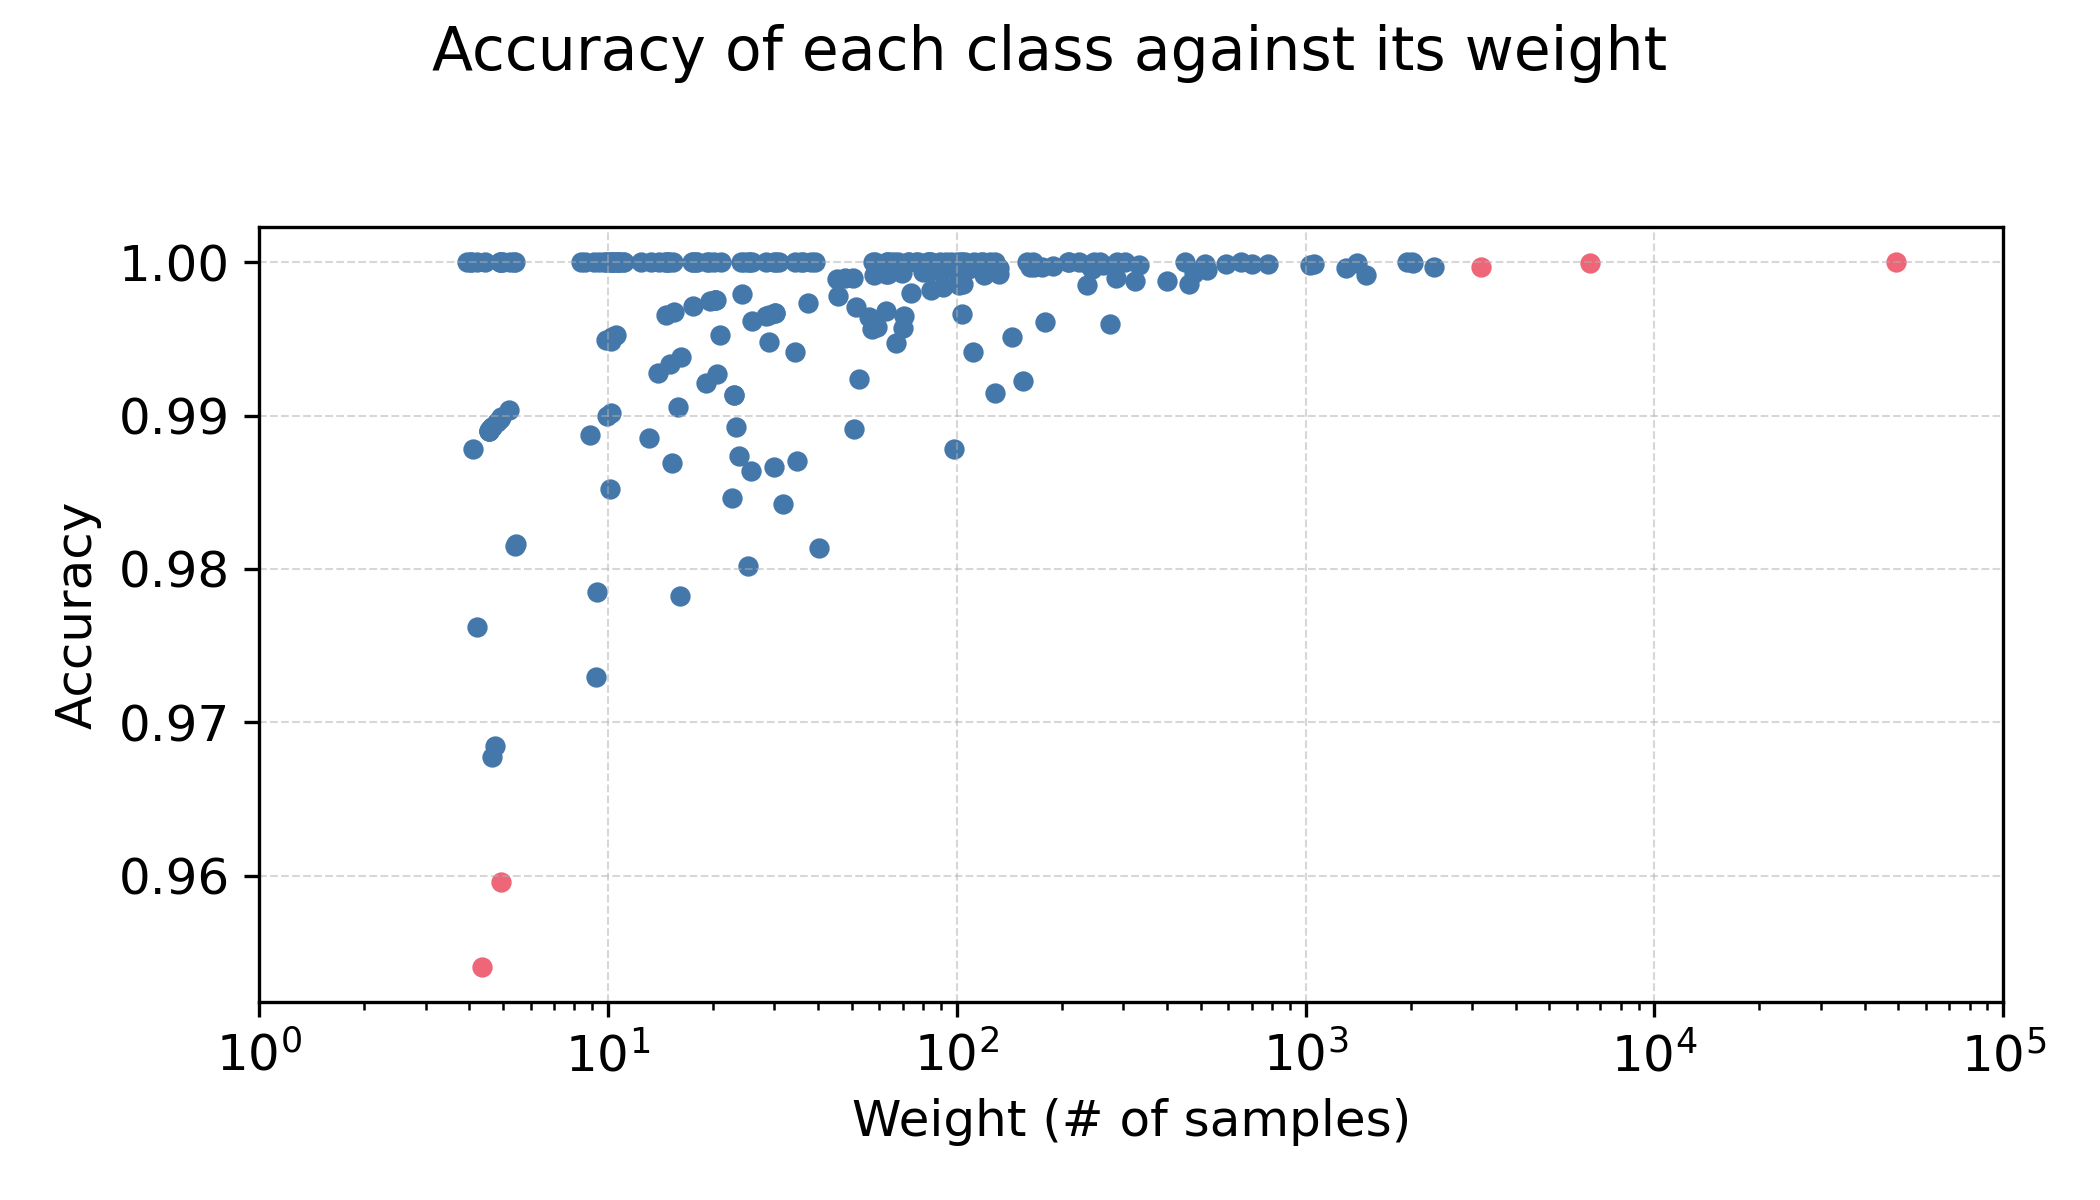

Recreate this plot in Python.
# /Users/matte/Library/CloudStorage/OneDrive-FondazioneBrunoKessler/projects/audit/results/1_paper_tests/1_window_size/20240919_063020.311060__mfranzil-gpu/metrics.json
# [{"core_metrics": {"accuracy": 0.9997721106890939, "precision": 0.9900970258015107, "recall": 0.9954811711555006, "f1": 0.9881803106793476}, "majority_accuracy": null, "per_class_metrics": {"accuracy": {"119232": 1.0, "102480": 1.0, "4176": 1.0, "65984": 0.999581764951903, "75200": 1.0, "147536": 1.0, "38080": 1.0, "90256": 1.0, "2727984": 1.0, "65952": 1.0, "180624": 0.9984326018808778, "86416": 1.0, "4400": 1.0, "12752": 1.0, "65936": 1.0, "86432": 1.0, "3695024": 1.0, "61632": 1.0, "41376": 1.0, "172112": 1.0, "17808": 1.0, "94640": 1.0, "82320": 1.0, "74128": 1.0, "98384": 1.0, "12688": 1.0, "3276944": 1.0, "4496": 

import json

palette = {
    'blue': '#4477AA',
    'cyan': '#66CCEE',
    'green': '#228833',
    'yellow': '#CCBB44',
    'orange': '#EE7733',
    'red': '#EE6677',
    'purple': '#AA3377',
    'grey': '#BBBBBB'
}

with open('/Users/matte/Library/CloudStorage/OneDrive-FondazioneBrunoKessler/projects/audit/results/1_paper_tests/1_window_size/20240919_063020.311060__mfranzil-gpu/metrics.json') as f:
    j = json.load(f)
    per_class_metrics = []
    for attempt in j:
        per_class_metrics.append(attempt['per_class_metrics'])

condensed = {}
for attempt in per_class_metrics:
    if set(attempt['accuracy'].keys()) != set(attempt['weight'].keys()):
        raise ValueError('Keys do not match')
    keys = attempt['accuracy'].keys()
    for key in keys:
        if key not in condensed:
            condensed[key] = []
        condensed[key].append({
            "accuracy": attempt['accuracy'][key],
            "weight": attempt['weight'][key],
        })

for key in condensed:
    merged_obj = {
        "accuracy": 0,
        "weight": 0,
    }

    for attempt in condensed[key]:
        merged_obj['accuracy'] += attempt['accuracy'] * attempt['weight']
        merged_obj['weight'] += attempt['weight']

    merged_obj['accuracy'] /= merged_obj['weight']
    merged_obj['weight'] /= len(condensed[key])
    condensed[key] = merged_obj

# sort by weight
condensed = {k: v for k, v in sorted(condensed.items(), key=lambda item: item[1]['accuracy']  * item[1]['weight']                                     , reverse=True)}
# print top 10 and bottom 10
top_10 = list(condensed.keys())[:10]
bottom_10 = list(condensed.keys())[-10:]
print('Top 10')
for key in top_10:
    print(key, condensed[key])
print('Bottom 10')
for key in bottom_10:
    print(key, condensed[key])

# sort by accuracy
condensed = {k: v for k, v in sorted(condensed.items(), key=lambda item: item[1]['accuracy'], reverse=True)}

del condensed['-1']
# plot weight against accuracy
import matplotlib.pyplot as plt

plt.figure(figsize=(7, 4), dpi=300)
plt.rcParams.update({'font.size': 12})

plt.grid(True, which='major', linestyle='--', linewidth=0.5, alpha=0.5)

x = [condensed[key]['weight'] for key in condensed]
y = [condensed[key]['accuracy'] for key in condensed]

for i in range(len(x)):
    if x[i] > 3 * 10**3 or y[i] < 0.96:
        plt.scatter(x[i], y[i], s=15, c=palette["red"], marker='o', label='Accuracy of the class' if i == 0 else "")
    else:
        plt.scatter(x[i], y[i], s=15, c=palette["blue"], marker='o', label='Accuracy of the class' if i == 0 else "")

plt.xscale('log')
plt.xlim(1, 1e5)

plt.xlabel('Weight (# of samples)')
plt.ylabel('Accuracy')
plt.suptitle('Accuracy of each class against its weight')
plt.tight_layout(rect=[0, 0, 1, 0.95])
plt.savefig('class-accuracy.png')

#print(condensed)
